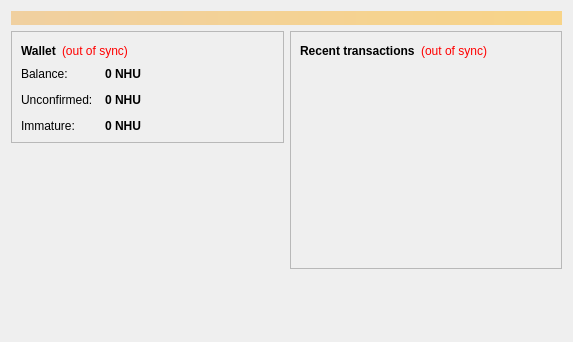
<?xml version="1.0" encoding="UTF-8"?>
<ui version="4.0">
 <class>OverviewPage</class>
 <widget class="QWidget" name="OverviewPage">
  <property name="geometry">
   <rect>
    <x>0</x>
    <y>0</y>
    <width>573</width>
    <height>342</height>
   </rect>
  </property>
  <property name="windowTitle">
   <string>Form</string>
  </property>
  <layout class="QVBoxLayout" name="topLayout">
   <item>
    <widget class="QLabel" name="labelAlerts">
     <property name="visible">
      <bool>false</bool>
     </property>
     <property name="styleSheet">
      <string notr="true">background-color: qlineargradient(x1: 0, y1: 0, x2: 1, y2: 0, stop:0 #F0D0A0, stop:1 #F8D488); color:#000000;</string>
     </property>
     <property name="wordWrap">
      <bool>true</bool>
     </property>
     <property name="margin">
      <number>3</number>
     </property>
    </widget>
   </item>
   <item>
    <layout class="QHBoxLayout" name="horizontalLayout" stretch="1,1">
     <item>
      <layout class="QVBoxLayout" name="verticalLayout_2">
       <item>
        <widget class="QFrame" name="frame">
         <property name="frameShape">
          <enum>QFrame::StyledPanel</enum>
         </property>
         <property name="frameShadow">
          <enum>QFrame::Raised</enum>
         </property>
         <layout class="QVBoxLayout" name="verticalLayout_4">
          <item>
           <layout class="QHBoxLayout" name="horizontalLayout_4">
            <item>
             <widget class="QLabel" name="label_5">
              <property name="font">
               <font>
                <weight>75</weight>
                <bold>true</bold>
               </font>
              </property>
              <property name="text">
               <string>Wallet</string>
              </property>
             </widget>
            </item>
            <item>
             <widget class="QLabel" name="labelWalletStatus">
              <property name="toolTip">
               <string>The displayed information may be out of date. Your wallet automatically synchronizes with the Nhucoin network after a connection is established, but this process has not completed yet.</string>
              </property>
              <property name="styleSheet">
               <string notr="true">QLabel { color: red; }</string>
              </property>
              <property name="text">
               <string notr="true">(out of sync)</string>
              </property>
              <property name="alignment">
               <set>Qt::AlignLeading|Qt::AlignLeft|Qt::AlignVCenter</set>
              </property>
             </widget>
            </item>
            <item>
             <spacer name="horizontalSpacer_2">
              <property name="orientation">
               <enum>Qt::Horizontal</enum>
              </property>
              <property name="sizeHint" stdset="0">
               <size>
                <width>40</width>
                <height>20</height>
               </size>
              </property>
             </spacer>
            </item>
           </layout>
          </item>
          <item>
           <layout class="QFormLayout" name="formLayout_2">
            <property name="fieldGrowthPolicy">
             <enum>QFormLayout::AllNonFixedFieldsGrow</enum>
            </property>
            <property name="horizontalSpacing">
             <number>12</number>
            </property>
            <property name="verticalSpacing">
             <number>12</number>
            </property>
            <item row="0" column="0">
             <widget class="QLabel" name="label">
              <property name="text">
               <string>Balance:</string>
              </property>
             </widget>
            </item>
            <item row="0" column="1">
             <widget class="QLabel" name="labelBalance">
              <property name="font">
               <font>
                <weight>75</weight>
                <bold>true</bold>
               </font>
              </property>
              <property name="cursor">
               <cursorShape>IBeamCursor</cursorShape>
              </property>
              <property name="toolTip">
               <string>Your current balance</string>
              </property>
              <property name="text">
               <string notr="true">0 NHU</string>
              </property>
              <property name="textInteractionFlags">
               <set>Qt::LinksAccessibleByMouse|Qt::TextSelectableByKeyboard|Qt::TextSelectableByMouse</set>
              </property>
             </widget>
            </item>
            <item row="1" column="0">
             <widget class="QLabel" name="label_3">
              <property name="text">
               <string>Unconfirmed:</string>
              </property>
             </widget>
            </item>
            <item row="1" column="1">
             <widget class="QLabel" name="labelUnconfirmed">
              <property name="font">
               <font>
                <weight>75</weight>
                <bold>true</bold>
               </font>
              </property>
              <property name="cursor">
               <cursorShape>IBeamCursor</cursorShape>
              </property>
              <property name="toolTip">
               <string>Total of transactions that have yet to be confirmed, and do not yet count toward the current balance</string>
              </property>
              <property name="text">
               <string notr="true">0 NHU</string>
              </property>
              <property name="textInteractionFlags">
               <set>Qt::LinksAccessibleByMouse|Qt::TextSelectableByKeyboard|Qt::TextSelectableByMouse</set>
              </property>
             </widget>
            </item>
            <item row="2" column="0">
             <widget class="QLabel" name="labelImmatureText">
              <property name="text">
               <string>Immature:</string>
              </property>
             </widget>
            </item>
            <item row="2" column="1">
             <widget class="QLabel" name="labelImmature">
              <property name="font">
               <font>
                <weight>75</weight>
                <bold>true</bold>
               </font>
              </property>
              <property name="toolTip">
               <string>Mined balance that has not yet matured</string>
              </property>
              <property name="text">
               <string notr="true">0 NHU</string>
              </property>
              <property name="textInteractionFlags">
               <set>Qt::LinksAccessibleByMouse|Qt::TextSelectableByKeyboard|Qt::TextSelectableByMouse</set>
              </property>
             </widget>
            </item>
           </layout>
          </item>
         </layout>
        </widget>
       </item>
       <item>
        <spacer name="verticalSpacer">
         <property name="orientation">
          <enum>Qt::Vertical</enum>
         </property>
         <property name="sizeHint" stdset="0">
          <size>
           <width>20</width>
           <height>40</height>
          </size>
         </property>
        </spacer>
       </item>
      </layout>
     </item>
     <item>
      <layout class="QVBoxLayout" name="verticalLayout_3">
       <item>
        <widget class="QFrame" name="frame_2">
         <property name="frameShape">
          <enum>QFrame::StyledPanel</enum>
         </property>
         <property name="frameShadow">
          <enum>QFrame::Raised</enum>
         </property>
         <layout class="QVBoxLayout" name="verticalLayout">
          <item>
           <layout class="QHBoxLayout" name="horizontalLayout_2">
            <item>
             <widget class="QLabel" name="label_4">
              <property name="text">
               <string>&lt;b&gt;Recent transactions&lt;/b&gt;</string>
              </property>
             </widget>
            </item>
            <item>
             <widget class="QLabel" name="labelTransactionsStatus">
              <property name="toolTip">
               <string>The displayed information may be out of date. Your wallet automatically synchronizes with the Nhucoin network after a connection is established, but this process has not completed yet.</string>
              </property>
              <property name="styleSheet">
               <string notr="true">QLabel { color: red; }</string>
              </property>
              <property name="text">
               <string notr="true">(out of sync)</string>
              </property>
              <property name="alignment">
               <set>Qt::AlignRight|Qt::AlignTrailing|Qt::AlignVCenter</set>
              </property>
             </widget>
            </item>
            <item>
             <spacer name="horizontalSpacer">
              <property name="orientation">
               <enum>Qt::Horizontal</enum>
              </property>
              <property name="sizeHint" stdset="0">
               <size>
                <width>40</width>
                <height>20</height>
               </size>
              </property>
             </spacer>
            </item>
           </layout>
          </item>
          <item>
           <widget class="QListView" name="listTransactions">
            <property name="styleSheet">
             <string notr="true">QListView { background: transparent; }</string>
            </property>
            <property name="frameShape">
             <enum>QFrame::NoFrame</enum>
            </property>
            <property name="verticalScrollBarPolicy">
             <enum>Qt::ScrollBarAlwaysOff</enum>
            </property>
            <property name="horizontalScrollBarPolicy">
             <enum>Qt::ScrollBarAlwaysOff</enum>
            </property>
            <property name="selectionMode">
             <enum>QAbstractItemView::NoSelection</enum>
            </property>
           </widget>
          </item>
         </layout>
        </widget>
       </item>
       <item>
        <spacer name="verticalSpacer_2">
         <property name="orientation">
          <enum>Qt::Vertical</enum>
         </property>
         <property name="sizeHint" stdset="0">
          <size>
           <width>20</width>
           <height>40</height>
          </size>
         </property>
        </spacer>
       </item>
      </layout>
     </item>
    </layout>
   </item>
  </layout>
 </widget>
 <resources/>
 <connections/>
</ui>
